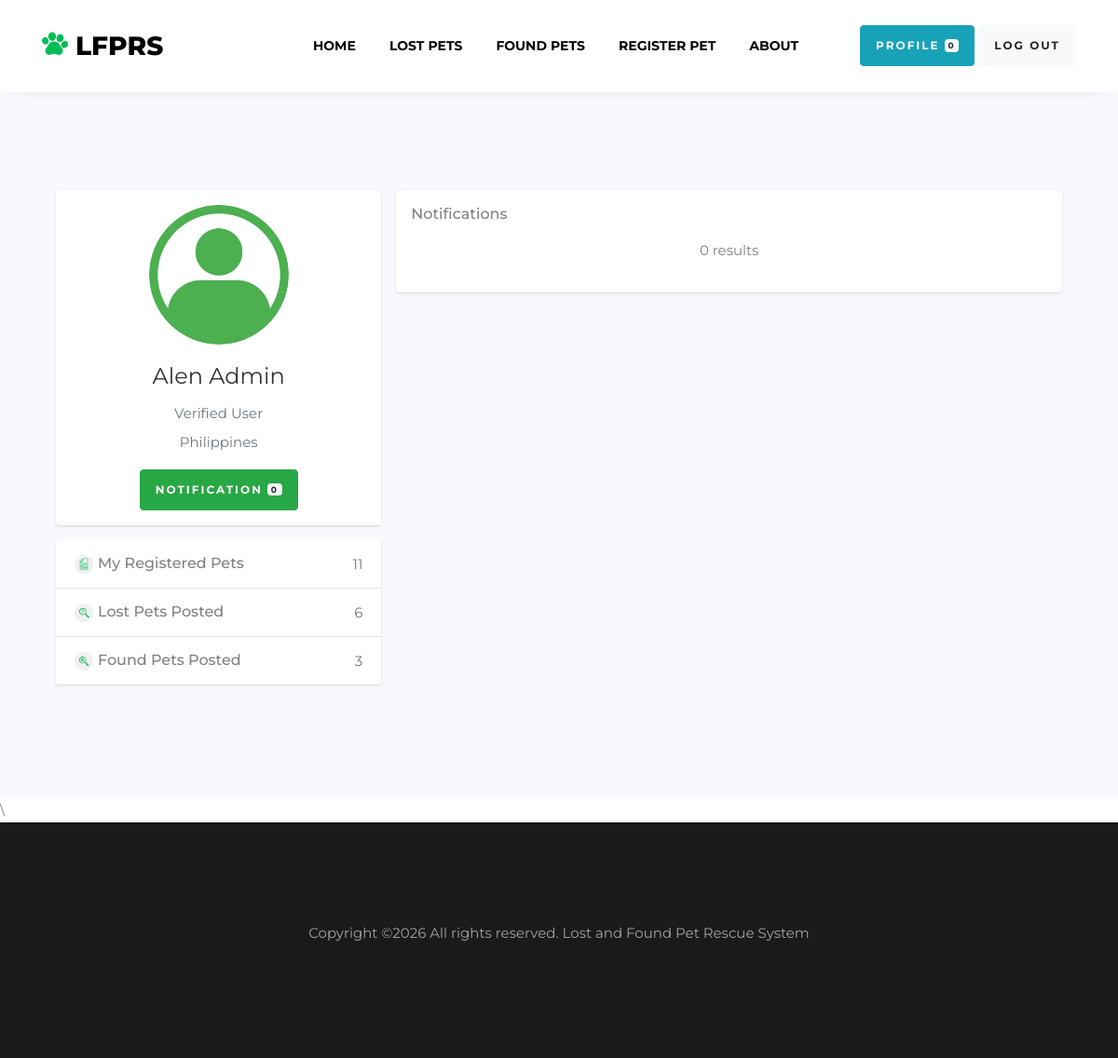
The page /notification.php (signed in) on the database its author committed.
### tables this page shows
CREATE TABLE `users` (
  `id` int(11) NOT NULL,
  `firstname` varchar(255) NOT NULL,
  `lastname` varchar(255) NOT NULL,
  `email` varchar(255) NOT NULL,
  `phonenumber` varchar(255) NOT NULL,
  `address` varchar(255) NOT NULL,
  `password` varchar(255) NOT NULL,
  `verification_code` varchar(255) NOT NULL,
  `is_verified` tinyint(4) DEFAULT 0
);

### notification.php (the view, shortened to what this page needs)
<!DOCTYPE html>
<html lang="en">
  <head>
    <link rel="stylesheet" href="https://stackpath.bootstrapcdn.com/font-awesome/4.7.0/css/font-awesome.min.css">
    <link rel="stylesheet" href="css/animate.css">
    <link rel="stylesheet" href="css/owl.carousel.min.css">
    <link rel="stylesheet" href="css/owl.theme.default.min.css">
    <link rel="stylesheet" href="css/magnific-popup.css">
    <link rel="stylesheet" href="css/bootstrap-datepicker.css">
    <link rel="stylesheet" href="css/jquery.timepicker.css">
    <link rel="stylesheet" href="css/flaticon.css">
    <link rel="stylesheet" href="css/style.css">
  </head>
  <body>
		<nav class="navbar navbar-expand-lg navbar-dark ftco_navbar bg-dark ftco-navbar-light" id="ftco-navbar">
	    <div class="container">
	    	<a class="navbar-brand" href="#"><span class="flaticon-pawprint-1 mr-2"></span>LFPRS</a>
	      <div class="collapse navbar-collapse" id="ftco-nav">
	        <ul class="navbar-nav ml-auto">
	        	<li class="nav-item"><a href="index.php" class="nav-link">Home</a></li>
	        	<li class="nav-item"><a href="lostpets.php" class="nav-link">Lost Pets</a></li>
	        	<li class="nav-item"><a href="foundpets.php" class="nav-link">Found Pets</a></li>
	        	<li class="nav-item"><a href="registerpet.php" class="nav-link">Register Pet</a></li>
	          <li class="nav-item"><a href="about.php" class="nav-link">About</a></li>
			  </ul>
	          <form class="form-inline my-2 my-lg-0">
            <?php
include("config.php");
?>
      <?php
if(!isset($_SESSION['users'])){
  $_SESSION['loginfirst'] = "Please login first to continue.";
  header("Location: login.php");
}
else{
  $users = $_SESSION['users'];
  $userid = $users['id'];
  $sql = "SELECT count(*) FROM notifylost WHERE userid=$userid  ";
  $result = $db->query($sql);
  while($row = mysqli_fetch_array($result)) {
$users = $_SESSION['users'];
echo "<A href='profile.php' name='profile'><button type='button' class='btn btn-info ml-5 mr-1'>Profile <span class='badge badge-light'>{$row['count(*)']}</span></button></a>";
echo "<A href='logout.php' name='logout'><button type='button' class='btn btn-light'>Log Out</button></a>";
}
}
?>
      </form>
	      </div>
	    </div>
	  </nav>
    <section class="ftco-section bg-light">
    <div class="container bootstrap snippets bootdey">
<div class="container">
    <div class="main-body">
    <?php
$sql = "SELECT firstname, lastname, email, phonenumber, address FROM users WHERE id=$userid";
$result = $db->query($sql);
while($row = $result->fetch_assoc()) {
?>
          <div class="row gutters-sm">
            <div class="col-md-4 mb-3">
              <div class="card">
                <div class="card-body">
                  <div class="d-flex flex-column align-items-center text-center">
                    <img src="images/profile.png" alt="Admin" class="rounded-circle" width="150">
                    <div class="mt-3">
                      <h4><?php echo $row['firstname'] . ' ' . $row['lastname']; ?></h4>
                      <p class="text-secondary mb-1">Verified User</p>
                      <p class="text-muted font-size-sm">
                      <?php echo $row['address'] ?></p>
                      <a href='notification.php'><button class="btn btn-success">Notification <?php
                    $sqlcount = "SELECT count(*) FROM notifylost WHERE userid=$userid  ";
                    $resultcount = $db->query($sqlcount);
                    while($countrow = mysqli_fetch_array($resultcount)) {
                      echo "<span class='badge badge-light'>{$countrow['count(*)']}</span>";
                    } ?>
                  </button></a>
                    </div>
                  </div>
                </div>
              </div>
              <div class="card mt-3">
                <ul class="list-group list-group-flush">
                  <li class="list-group-item d-flex justify-content-between align-items-center flex-wrap">
                    <h6 class="mb-0"><img  src="images/registerapet.png" class="icon-img">My Registered Pets</h6>
                    <span class="text-secondary">
                    <?php
                    $sqlcount = "SELECT count(*) FROM registerpet WHERE userid=$userid  ";
                    $resultcount = $db->query($sqlcount);
                    while($countrow = mysqli_fetch_array($resultcount)) {
                      echo $countrow['count(*)'];
                    }
                    ?>
                    </span>
                  </li>
                  <li class="list-group-item d-flex justify-content-between align-items-center flex-wrap">
                    <h6 class="mb-0"><img  src="images/lostapet.png" class="icon-img">Lost Pets Posted</h6>
                    <span class="text-secondary">
                    <?php
                    $sqlcount = "SELECT count(*) FROM reportlostpet WHERE userid=$userid  ";
                    $resultcount = $db->query($sqlcount);
                    while($countrow = mysqli_fetch_array($resultcount)) {
                      echo $countrow['count(*)'];
                    }
                    ?>
                    </span>
                  </li>
                  <li class="list-group-item d-flex justify-content-between align-items-center flex-wrap">
                    <h6 class="mb-0"><img  src="images/foundapet.png" class="icon-img">Found Pets Posted</h6>
                    <span class="text-secondary">
                      <?php
                    $sqlcount = "SELECT count(*) FROM reportfoundpet WHERE userid=$userid  ";
                    $resultcount = $db->query($sqlcount);
                    while($countrow = mysqli_fetch_array($resultcount)) {
                      echo $countrow['count(*)'];
                    }
                    ?>
                  </span>
                  </li>
                </ul>
              </div>
            </div>
    <div class="col-md-8">
        <div class="card mb-3">
            <div class="card-body">
            <h6 class="mb-3">Notifications</h6>
<?php
$userid = $users['id'];
$sql = "SELECT id, petimage, contactname, contactnumber, message, date FROM notifylost WHERE userid=$userid ORDER BY id DESC";
$result2 = $db->query($sql);
$currentDateTime = new DateTime();
if ($result2->num_rows > 0) {
while($row = $result2->fetch_assoc()) {
  $datePosted = new DateTime($row['date']);
        $interval = date_diff($datePosted, $currentDateTime);
        $daysAgo = $interval->format('%a');
        if ($daysAgo == 0) {
          $timeAgo = 'Today';
      } elseif ($daysAgo == 1) {
          $timeAgo = '1 day ago';
      } else {
          $timeAgo = $daysAgo . ' days ago';
      }
?>
<div class="list-group-item" style="background-color: #f9f9f9;">
<div class="row">
<div class="col-md-3 d-flex align-items-center">
<img src="<?php echo $row['petimage'] ?>" class="mr-3" alt="Image" style="width: 150px; height: 150px; object-fit: cover;">
</div>
<div class="col-md-9">
<div class="d-flex align-items-center">
<div>
<p class="mb-1" style="color: #333; font-weight: bold;">Someone saw your pet!</p>
<small style="color: #777;"><?php echo $timeAgo; ?></small><br>
<small style="color: #777;">From: <?php echo $row['contactname'] ?></small><br>
<small style="color: #777;">Contact Number: <?php echo $row['contactnumber'] ?></small><br>
<small style="color: #777;">Message: <?php echo $row['message'] ?></small>
</div>
</div>
<div class="d-flex mt-2">
<a href="deleteaction/deletenotify.php?id=<?php echo $row['id'] ?>" class="btn btn-danger  mr-2" onclick="return confirm('Are you sure you want to remove this?');">Delete</a>
</div>
</div>
</div>
</div>
<?php
}
}
else {
echo '<p style="text-align: center;">0 results</p>';
}
?>
            </div>
        </div>
    </div>
<?php
}
?>
                  </div>
                </div>
              </div>
            </div>
</section>
   \
    <footer class="footer">
			<div class="container">
			<div class=" text-center">
			<p>
  Copyright &copy;<script>document.write(new Date().getFullYear());</script> All rights reserved. Lost and Found Pet Rescue System</p>
          </div>
</div>
		</footer>
  </body>
</html>

### notification.php (style rules this page uses)
.card { box-shadow: 0 1px 3px 0 rgba(0,0,0,.1), 0 1px 2px 0 rgba(0,0,0,.06); }
.card { position: relative; display: flex; flex-direction: column; min-width: 0; word-wrap: break-word; background-color: #fff; background-clip: border-box; border: 0 solid rgba(0,0,0,.125); border-radius: .25rem; }
.card-body { flex: 1 1 auto; min-height: 1px; padding: 1rem; }
.gutters-sm { margin-right: -8px; margin-left: -8px; }
.gutters-sm>.col, .gutters-sm>[class*=col-] { padding-right: 8px; padding-left: 8px; }
.mb-3, .my-3 { margin-bottom: 1rem!important; }
.icon-img { width: 20px; height: 20px; margin-right: 5px; }

### rows shown on the page
users: firstname "Alen", lastname "Admin", address "Philippines", count "0", count "11", count "6", count "3"

### other values the page prints
$row['count(*)'] "0"
